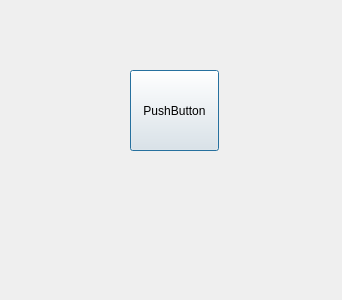
<?xml version="1.0" encoding="UTF-8"?>
<ui version="4.0">
    <class>Dialog</class>
    <widget class="QDialog" name="Dialog">
        <property name="geometry">
            <rect>
                <x>0</x>
                <y>0</y>
                <width>342</width>
                <height>300</height>
            </rect>
        </property>
        <property name="windowTitle">
            <string>Dialog</string>
        </property>
        <widget class="QPushButton" name="pushButton">
            <property name="geometry">
                <rect>
                    <x>130</x>
                    <y>70</y>
                    <width>89</width>
                    <height>81</height>
                </rect>
            </property>
            <property name="text">
                <string>PushButton</string>
            </property>
            <property name="icon">
                <iconset theme="name"/>
            </property>
        </widget>
    </widget>
    <resources/>
    <connections/>
</ui>
